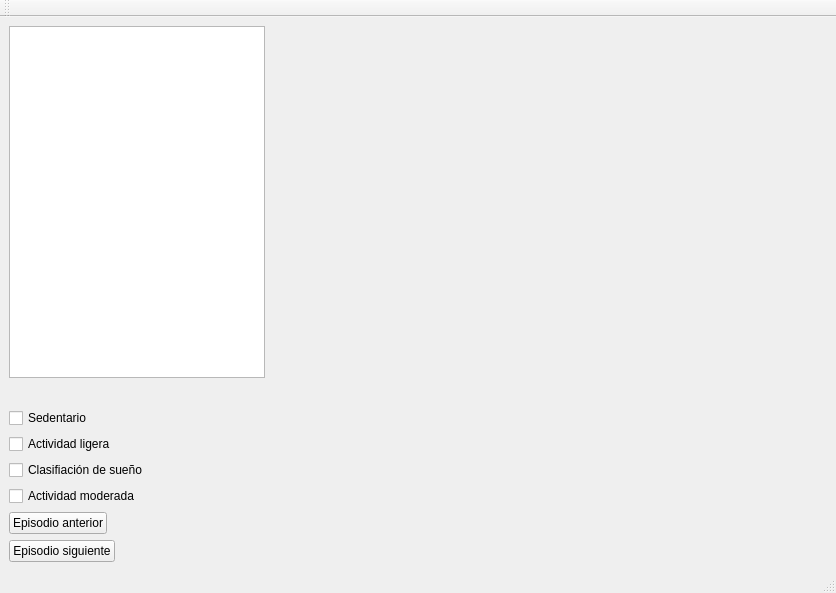
<?xml version="1.0" encoding="UTF-8"?>
<ui version="4.0">
 <class>MainWindow</class>
 <widget class="QMainWindow" name="MainWindow">
  <property name="geometry">
   <rect>
    <x>0</x>
    <y>0</y>
    <width>836</width>
    <height>593</height>
   </rect>
  </property>
  <property name="windowTitle">
   <string>MainWindow</string>
  </property>
  <widget class="QWidget" name="centralwidget">
   <layout class="QFormLayout" name="formLayout">
    <item row="0" column="0">
     <widget class="QGraphicsView" name="graphicsView"/>
    </item>
    <item row="10" column="0">
     <widget class="QPushButton" name="pushButton_2">
      <property name="text">
       <string>Episodio anterior</string>
      </property>
     </widget>
    </item>
    <item row="11" column="0">
     <widget class="QPushButton" name="pushButton">
      <property name="text">
       <string>Episodio siguiente</string>
      </property>
     </widget>
    </item>
    <item row="9" column="0">
     <widget class="QCheckBox" name="checkBox_4">
      <property name="text">
       <string>Actividad moderada</string>
      </property>
     </widget>
    </item>
    <item row="8" column="0">
     <widget class="QCheckBox" name="checkBox">
      <property name="text">
       <string>Clasifiación de sueño</string>
      </property>
     </widget>
    </item>
    <item row="7" column="0">
     <widget class="QCheckBox" name="checkBox_3">
      <property name="text">
       <string>Actividad ligera</string>
      </property>
     </widget>
    </item>
    <item row="6" column="0">
     <widget class="QCheckBox" name="checkBox_2">
      <property name="text">
       <string>Sedentario</string>
      </property>
     </widget>
    </item>
    <item row="2" column="0">
     <widget class="QWidget" name="wScatterSueno" native="true">
      <property name="sizePolicy">
       <sizepolicy hsizetype="Expanding" vsizetype="Preferred">
        <horstretch>0</horstretch>
        <verstretch>0</verstretch>
       </sizepolicy>
      </property>
      <property name="maximumSize">
       <size>
        <width>300</width>
        <height>300</height>
       </size>
      </property>
      <layout class="QVBoxLayout" name="layoutMatplot"/>
     </widget>
    </item>
   </layout>
  </widget>
  <widget class="QMenuBar" name="menubar">
   <property name="geometry">
    <rect>
     <x>0</x>
     <y>0</y>
     <width>836</width>
     <height>25</height>
    </rect>
   </property>
  </widget>
  <widget class="QStatusBar" name="statusbar"/>
  <widget class="QToolBar" name="toolBar">
   <property name="windowTitle">
    <string>toolBar</string>
   </property>
   <attribute name="toolBarArea">
    <enum>TopToolBarArea</enum>
   </attribute>
   <attribute name="toolBarBreak">
    <bool>false</bool>
   </attribute>
  </widget>
 </widget>
 <resources/>
 <connections/>
</ui>
